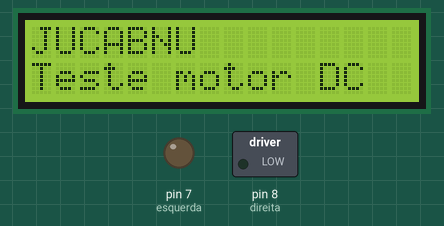
The sketch below on a simulated Arduino Uno, built with avr-gcc and run on an emulated ATmega328P. Shown: 16×2 character LCD, switched loads named in the sketch (green lamp = pin HIGH), output pins drawn as LEDs (lit = HIGH).

Above: at 0.1 s.
At 2.1 s:
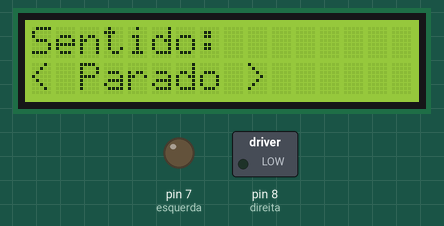
At 3.1 s:
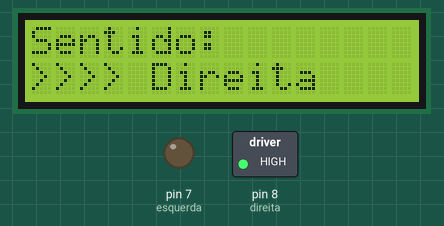
At 5.1 s:
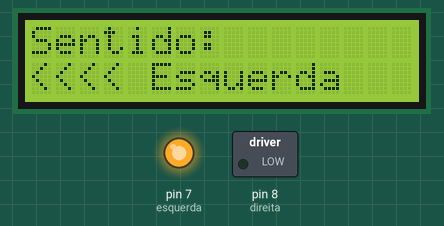
Timing chart, 0 to 40.0 s (numbered marks = the images above):
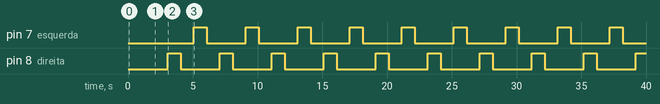

Measured:
- by itself, pin 7 (esquerda), pin 8 (direita): alternates HIGH for 1.0 s and LOW for 3.0 s
- by itself, everything shown: repeats every 4.0 s, in 4 steps
- what the display in image 1 shows lasts 1.0 s, from 2.1 s to 3.1 s

The sketch:

gira_motor_dc_nos_dois_sentidos_lcd.ino
```cpp
#include<LiquidCrystal.h>;
LiquidCrystal lcd(12,11,5,4,3,2);
int esquerda = 7;
int direita = 8;


void setup(){

  lcd.begin(16,2);
  lcd.setCursor(0,0);
  lcd.print("JUCABNU");
  lcd.setCursor(0,1);
  lcd.print("Teste motor DC");
  delay(2000);
  lcd.clear();

  pinMode(esquerda, OUTPUT);
  pinMode(direita, OUTPUT);
  digitalWrite(esquerda, LOW);
  digitalWrite(direita, LOW);
}


void loop(){

  int tempo = 1000;
  paraMotor();

  // gira para direita
  digitalWrite(esquerda, LOW);
  digitalWrite(direita, HIGH);
  lcd.setCursor(0,0);
  lcd.print("Sentido: ");
  lcd.setCursor(0,1);
  lcd.print(">>>> Direita");
  delay(tempo);

  paraMotor();

  // gira para esquerda
  digitalWrite(esquerda, HIGH);
  digitalWrite(direita, LOW);
  lcd.setCursor(0,0);
  lcd.print("Sentido: ");
  lcd.setCursor(0,1);
  lcd.print("<<<< Esquerda");
  delay(tempo);

}

void paraMotor(){

  digitalWrite(esquerda, LOW);
  digitalWrite(direita, LOW);
  lcd.clear();
  lcd.setCursor(0,0);
  lcd.print("Sentido: ");
  lcd.setCursor(0,1);
  lcd.print("< Parado >");
  delay(1000);
}
```
